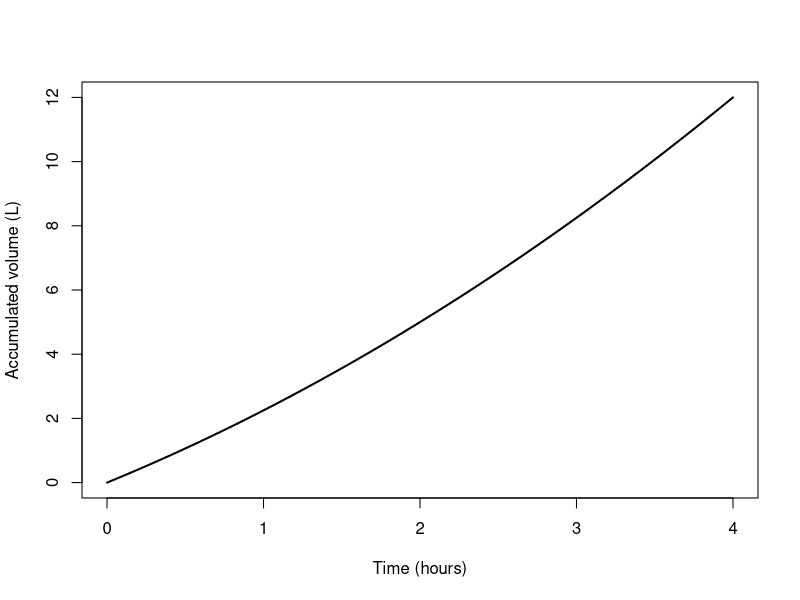

Write the R code that produced this figure.
rate <- function(t) 2 + 0.5*t
A <- function(x) integrate(rate, 0, x)$value
x <- seq(0, 4, length.out=101)
plot(x, vapply(x, A, numeric(1)), type="l", lwd=2,
     xlab="Time (hours)", ylab="Accumulated volume (L)")
cat("Volume after 4 hours:", A(4), "L\n")
h <- 1e-4
cat("Approx derivative at t=2:", (A(2+h)-A(2-h))/(2*h), "\n")
cat("Rate at t=2:", rate(2), "L/hour\n")
